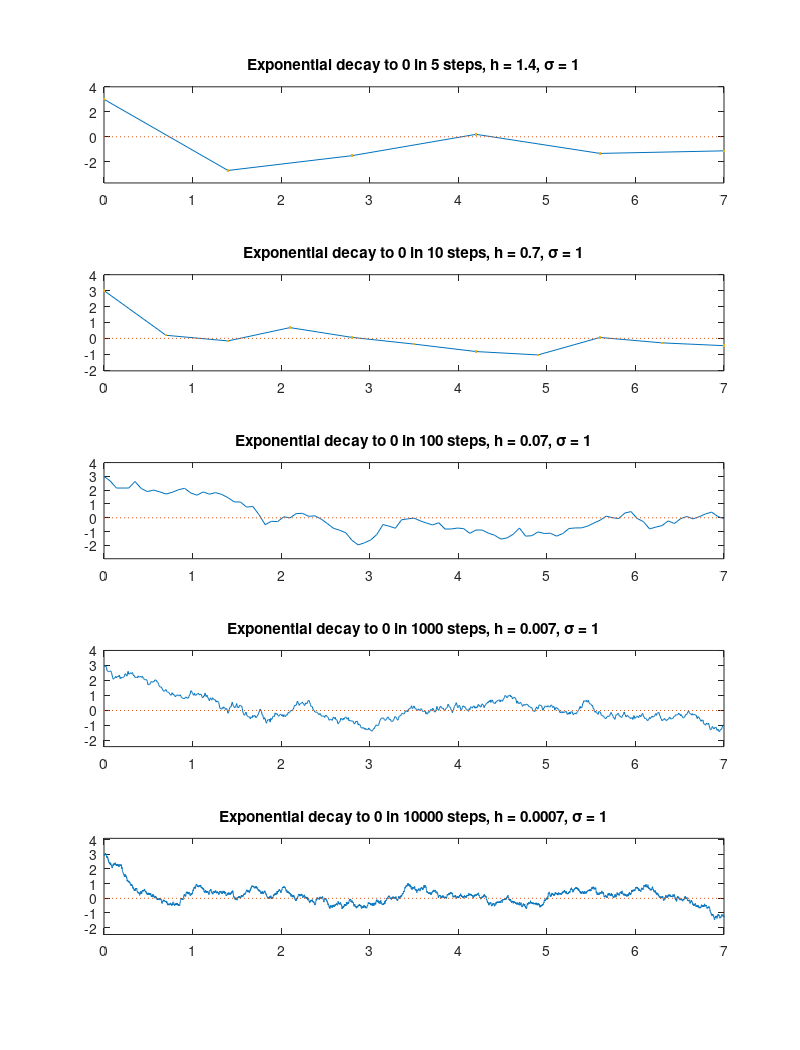

Reproduce this figure in MATLAB.
% ode_euler_noise(N,r,alpha) uses the Euler method with noise and N steps
% It illustrates the effect of using smaller time steps

% ode_euler_noise(1,

sigma = 1;

clf

T = 7;                     % maximum time to go to
M = [5 10 100 1000 10000];

V = length(M);               % number of plots requested

for v=1:V
  N = M(v);
  h = T/N;                   % time step

  t = zeros(N,1);            % prepare a place to store times
  z = zeros(N,1);            % prepare a place to store locations

  t(1) = 0;                % initial time
  z(1) = 3;                % initial location

  for i=1:N                % take N steps
    t(i+1) = t(i) + h;
    z(i+1) = z(i)-z(i)*h+sigma*randn*sqrt(h);  % the function here is f(z) = -z
%    z(i+1) = z(i)-z(i)*h+sigma*randn*h;  % the function here is f(z) = -z
  end;

  subplot(V,1,v)
  plot(t,z);          
  hold on
  plot([0 T], [0 0],':');
  if N < 15,
    plot(t,z,'.')
  end
  axis([0 T (min(z)-1) (max(z)+1)]);   % set axis limits
  title(['Exponential decay to 0 in ' int2str(N) ' steps, h = ' num2str(h) ', \sigma = ' num2str(sigma)]);
end

orient tall
saveas(gcf,['ode_euler_noise_sigma_' strrep(num2str(sigma),'.','-') '.pdf'], 'pdf');